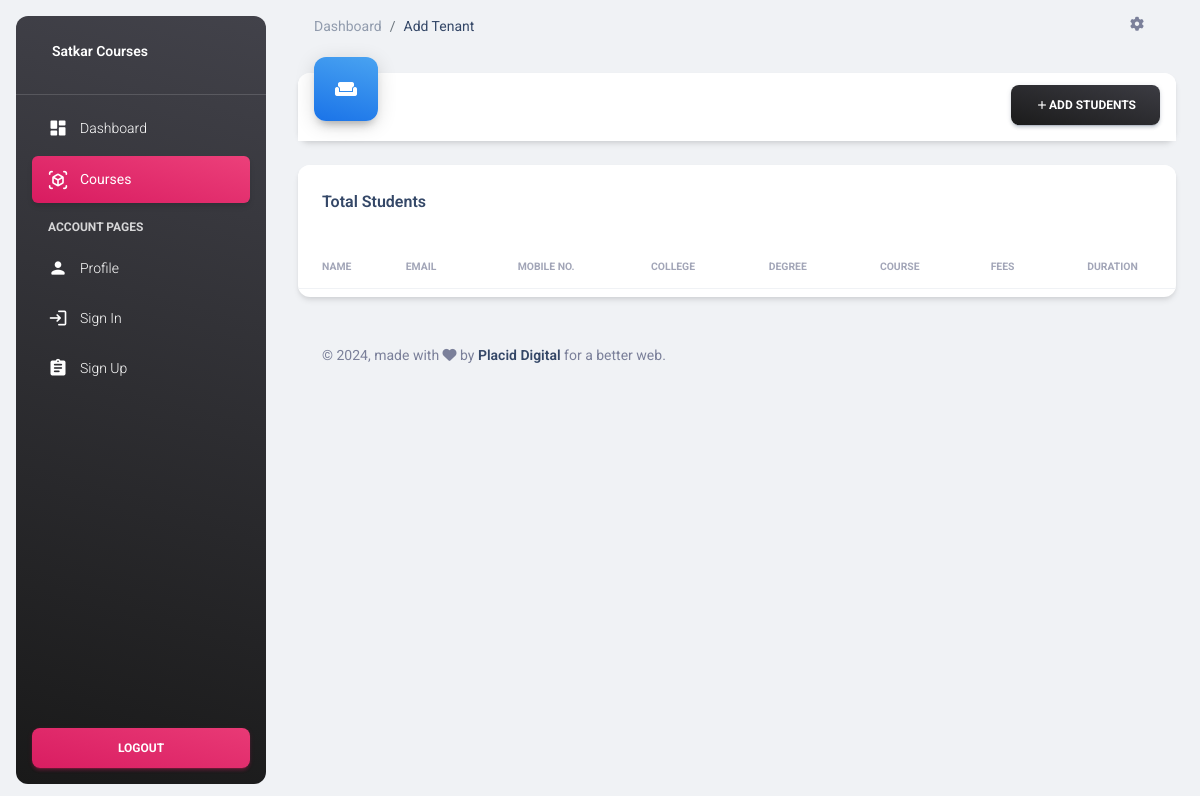
/student/, run on an earlier commit of the app's database.
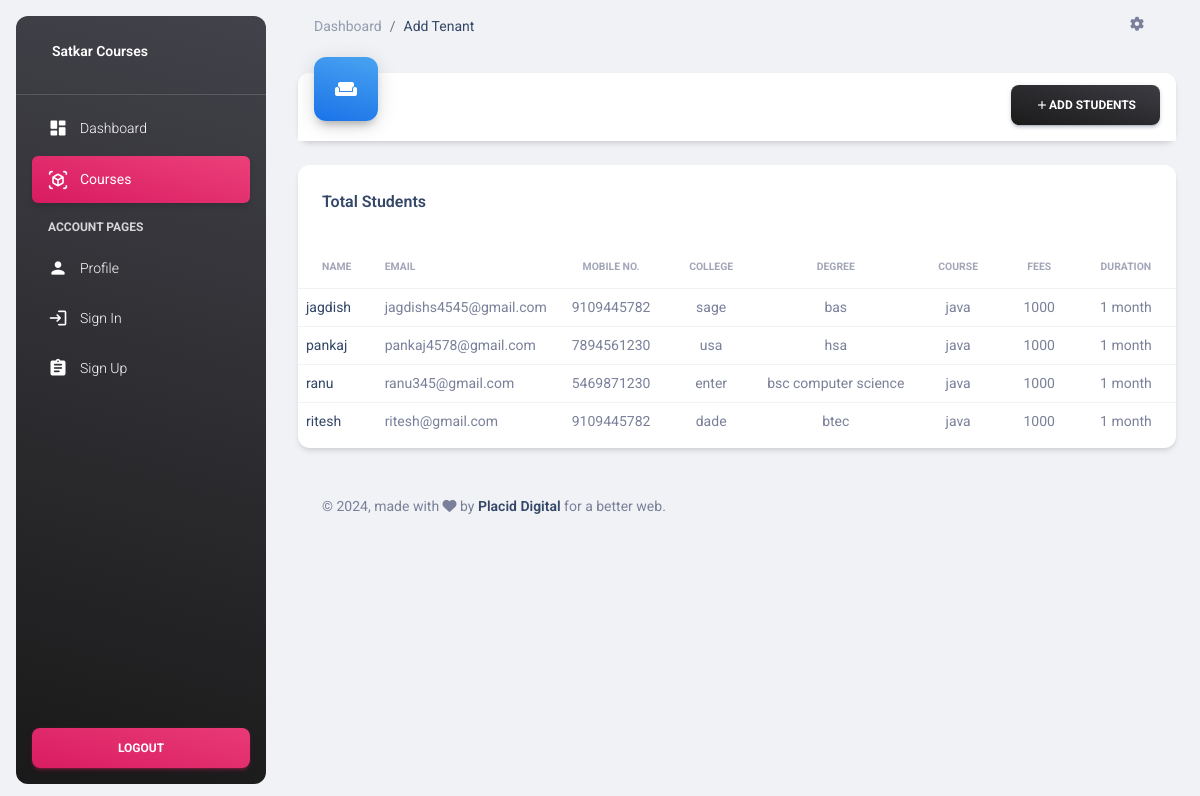
And on a later commit of the database.
### student/models.py (models this page shows, shortened)
class Student (models.Model):
    name=models.CharField(max_length=100)
    email=models.EmailField(unique=True)
    mobile = models.IntegerField(default=0)
    college=models.CharField(max_length=200)
    degree=models.CharField(max_length=200)
    course=models.ForeignKey( Course,on_delete=models.CASCADE)
    address=models.TextField()
    image=models.FileField(upload_to='student/',max_length=100)

class Course(models.Model):
    course_name= models.CharField(max_length=100)
    fees= models.IntegerField()
    duration= models.CharField(max_length=20)

### student/views.py (the view)
# urls.py: path('student/', view_students,name='view_students'),
def view_students(request):
    course_obj=Course.objects.all()
    student_obj=Student.objects.all()
    return render(request,'viewstudents.html',{ 'course_obj':course_obj ,'student_obj':student_obj})

### student/templates/viewstudents.html (shortened to what the changed rows need)
<!DOCTYPE html>
<html lang="en">
<head>
  {% load static %}
  <link href="{% static "css/nucleo-icons.css" %}" rel="stylesheet" />
  <link href="{% static "css/nucleo-icons.css" %}" rel="stylesheet" />
  <link id="pagestyle" href="{% static "css/material-dashboard.css" %}" rel="stylesheet" />
</head>
<body class="g-sidenav-show  bg-gray-200">
  <main class="main-content position-relative max-height-vh-100 h-100 border-radius-lg ">
    <div class="container-fluid py-4">
      <div class="row mt-4 mb-4">
        <div class="col-lg-12 col-md-6 mb-md-0 mb-4">
          <div class="card">
            <div class="card-body px-0 pb-2">
              <div class="table-responsive">
                <table class="table align-items-center mb-0">
                  <thead>
                    <tr>
                      <th class="text-uppercase text-secondary text-xxs font-weight-bolder opacity-7">Name</th>
                      <th class="text-uppercase text-secondary text-xxs font-weight-bolder opacity-7 ps-2">Email</th>
                      <th class="text-center text-uppercase text-secondary text-xxs font-weight-bolder opacity-7">Mobile
                        No.</th>
                      <th class="text-center text-uppercase text-secondary text-xxs font-weight-bolder opacity-7">
                        College</th>
                      <th class="text-center text-uppercase text-secondary text-xxs font-weight-bolder opacity-7">Degree
                      </th>
                      <th class="text-center text-uppercase text-secondary text-xxs font-weight-bolder opacity-7">Course
                      </th>
                      <th class="text-center text-uppercase text-secondary text-xxs font-weight-bolder opacity-7">Fees
                      </th>
                      <th class="text-center text-uppercase text-secondary text-xxs font-weight-bolder opacity-7">
                        Duration</th>
                    </tr>
                  </thead>
                  <tbody>
                    {% for i in student_obj %}
                    <tr>
                       <td <a class="align-middle text-sm"><a href='{% url 'profile' i.id %}' > {{ i.name }}</a></td>
                      <td class="align-middle text-sm">{{ i.email }}</td>
                      <td class="align-middle text-center text-sm">{{ i.mobile }}</td>
                      <td class="text-center text-sm">{{ i.college }}</td>
                      <td class="text-center text-sm">{{ i.degree }}</td>
                      <td class="text-center text-sm">{{ i.course.course_name }}</td>
                      <td class="text-center text-sm">{{ i.course.fees}}</td>
                      <td class="text-center text-sm">{{ i.course.duration}}</td>
                    </tr>
                    {% endfor %}
                  </tbody>
                </table>
              </div>
            </div>
          </div>
        </div>
      </div>
    </div>
  </main>
</body>
</html>

What changed in the data, as far as the page shows it:
added Student: name "jagdish", email "jagdishs4545@gmail.com", mobile "9109445782", college "sage", degree "bas", course.course_name "java", course.fees "1000", course.duration "1 month"
added Student: name "pankaj", email "pankaj4578@gmail.com", mobile "7894561230", college "usa", degree "hsa", course.course_name "java", course.fees "1000", course.duration "1 month"
added Student: name "ranu", email "ranu345@gmail.com", mobile "5469871230", college "enter", degree "bsc computer science", course.course_name "java", course.fees "1000", course.duration "1 month"
added Student: name "ritesh", email "ritesh@gmail.com", mobile "9109445782", college "dade", degree "btec", course.course_name "java", course.fees "1000", course.duration "1 month"
